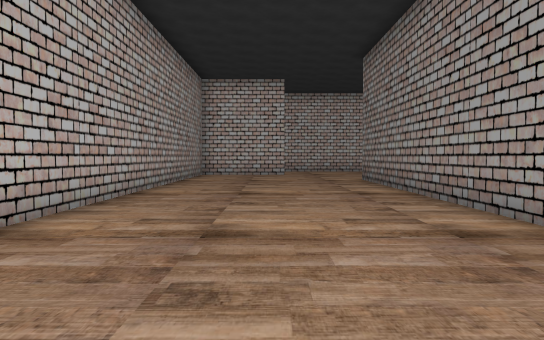
[1] (above)

24 first-person views from a walk through a Unity game level. The camera is 1.5 m above the floor, tilts 2° down and sees 70° across. The floor is counted in squares, 1.92 m on a side. Each view is taken from the middle of a square. On the plan, view 1 faces up. The plan holds only what a view shows up to about 12 squares ahead; the rest is blank. The place goes on beyond the plan. The player is left out.

[2]
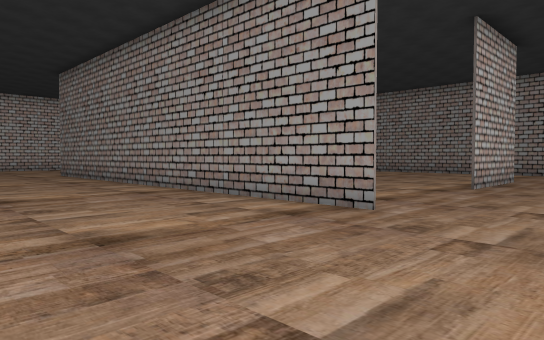

[3]
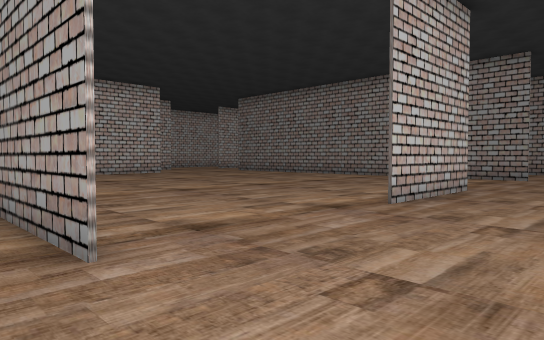

[4]
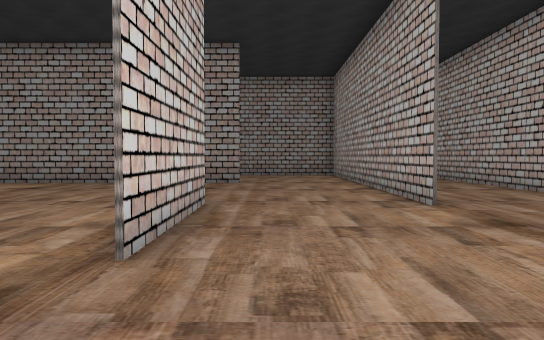

[5]
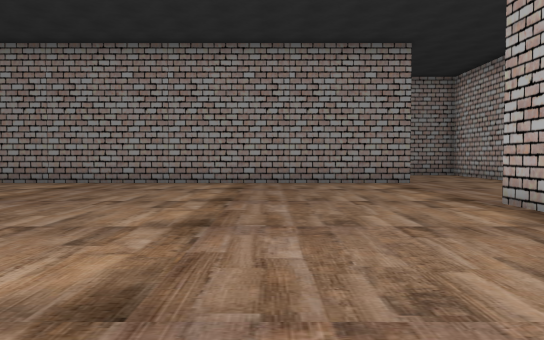

[6]
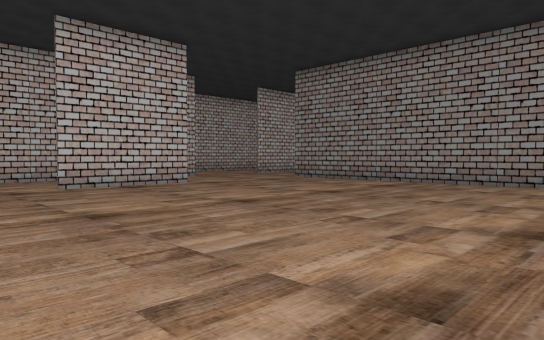

[7]
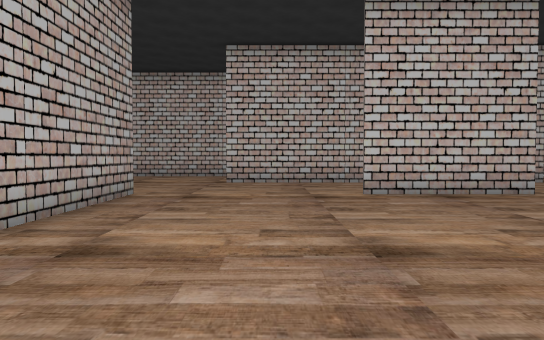

[8]
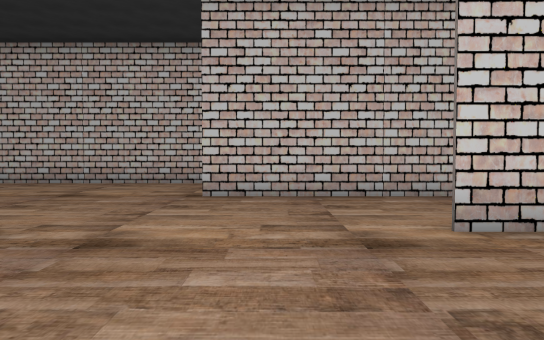

[9]
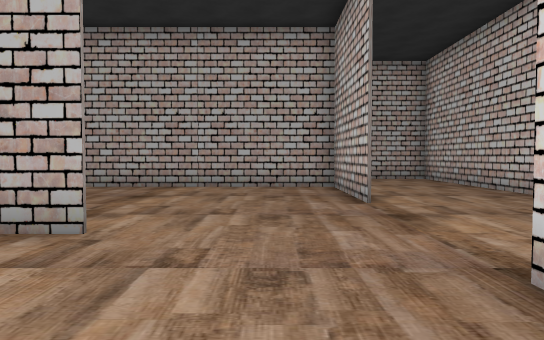

[10]
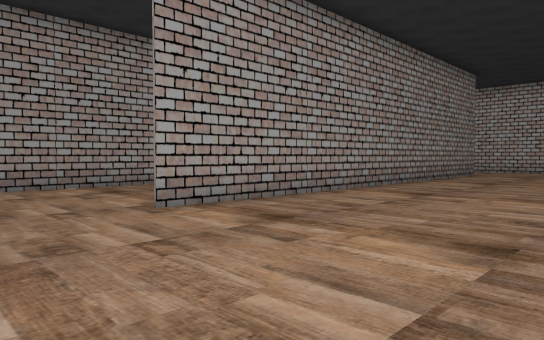

[11]
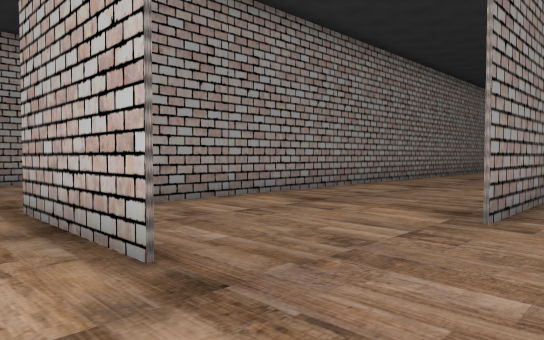

[12]
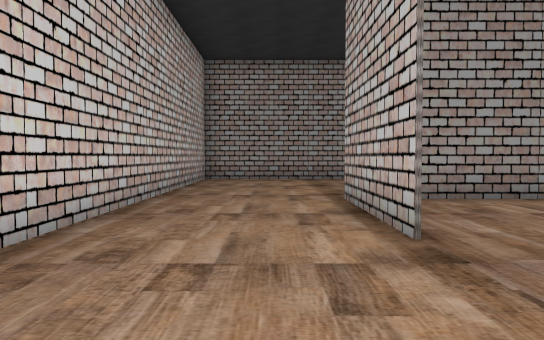

[13]
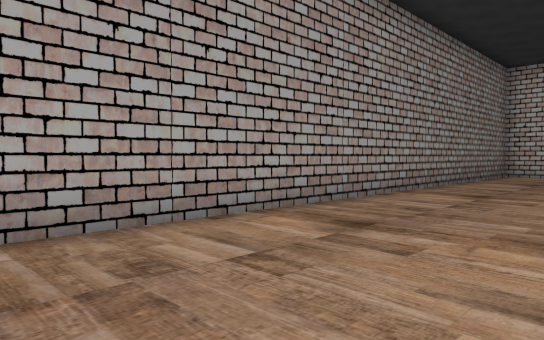

[14]
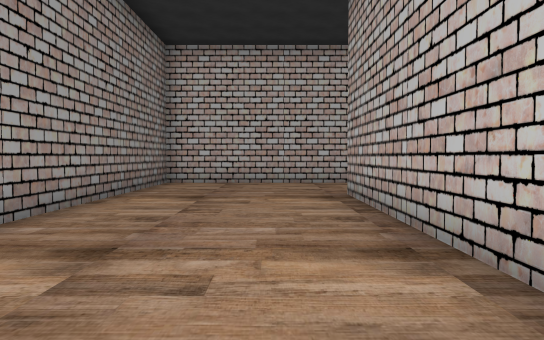

[15]
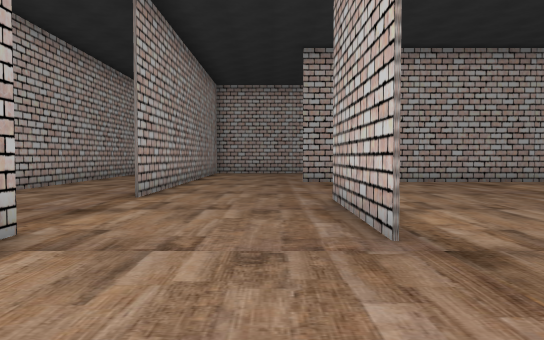

[16]
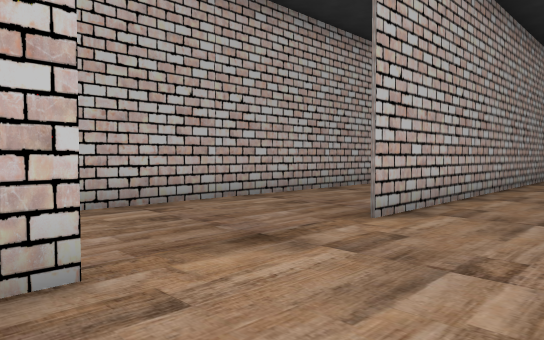

[17]
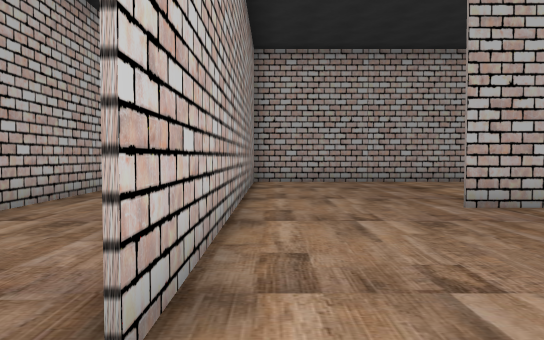

[18]
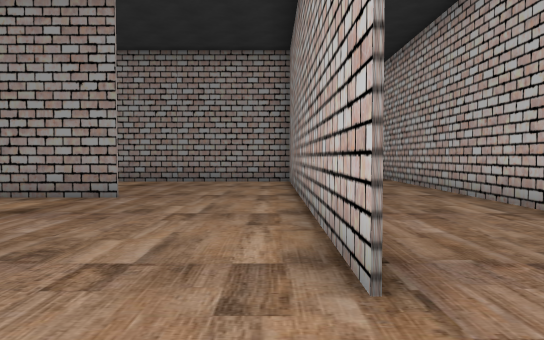

[19]
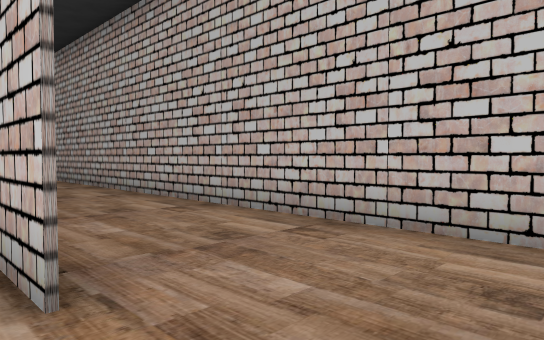

[20]
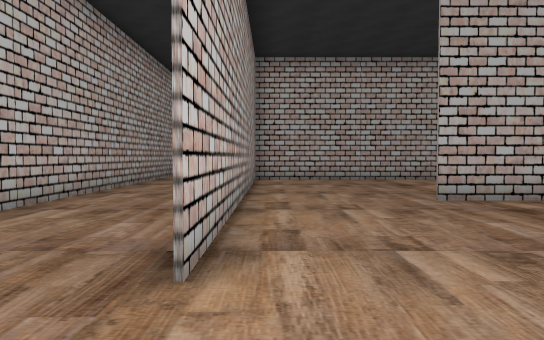

[21]
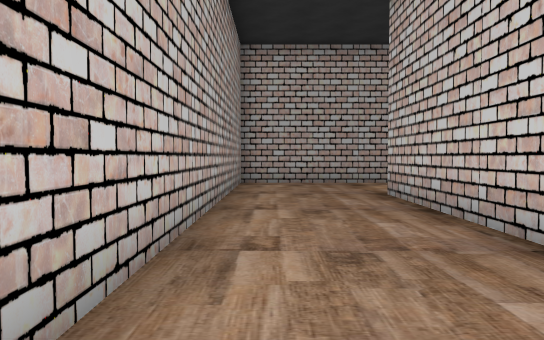

[22]
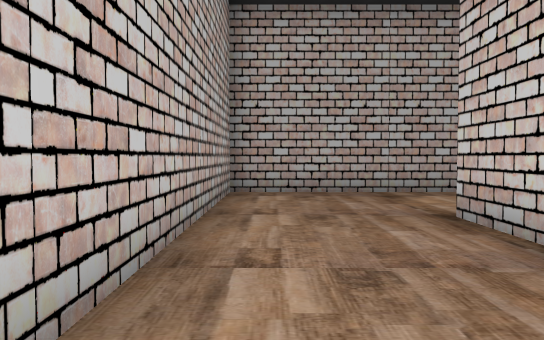

[23]
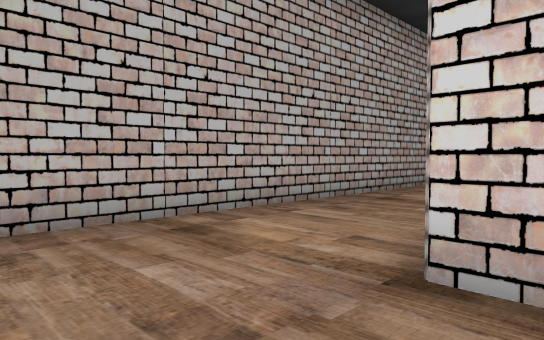

[24]
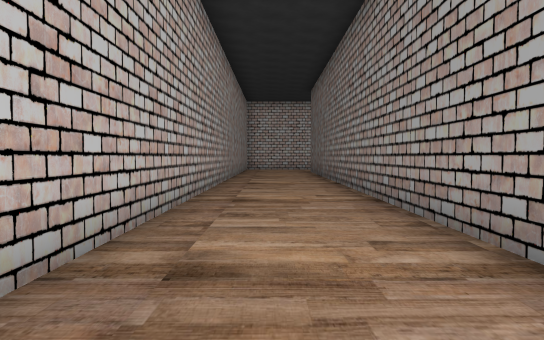

### Floor plan
Key: @ floor where view 1 was taken; # wall or solid block; . floor.
Columns run from 7 left of view 1 to 28 right of it. Each row starts with its distance up from view 1.
 20   ##########            ##########
 19   ..........           ...........
 18   ..........         .............
 17     ####....######   # ..####.....
 16     #............ . ........#......#
 15     #............  .........#      #
 14     #...........  ..........#
 13     #.....#....####....#....#
 12     #.....#............#....#
 11     #.....#............#....#
 10     #.....#............#....#
  9 #...#.....#............#....#
  8 #...#.....#............# ...#
  7 #...#.....#............# ...#
  6 #...#.....#............# ...#
  5 #...#.....#............#....#
  4 #...#.....#............#....#
  3 #...#.....#............#....#
  2 #...#.....#............#....#
  1 #...#.....#............#....#
  0 #...#..@..#............#....#
 -1 #...#.....#....####....#....#
 -2 #...#.......................#
 -3 #...#.......................#
 -4 #...#.......................#
 -5 #...###########....##########
 -6 #........................
 -7 #...........................
 -8 ##############################

Where each view was taken, in squares from view 1:
view 1: 0 up, 0 right, facing up
view 2: 4 down, 2 left, facing up-right
view 3: 4 down, 2 right, facing up-right
view 4: 2 down, 5 right, facing right
view 5: 3 up, 5 right, facing right
view 6: 3 up, 5 right, facing up-right
view 7: 5 up, 6 right, facing up
view 8: 9 up, 6 right, facing up
view 9: 15 up, 7 right, facing left
view 10: 16 up, 11 right, facing down-right
view 11: 18 up, 15 right, facing down-right
view 12: 18 up, 14 right, facing right
view 13: 12 up, 17 right, facing down-right
view 14: 7 up, 18 right, facing down
view 15: 2 down, 15 right, facing left
view 16: 2 down, 12 right, facing down-left
view 17: 4 down, 9 right, facing left
view 18: 4 down, 9 right, facing right
view 19: 4 down, 9 right, facing down-right
view 20: 4 down, 10 right, facing left
view 21: 7 down, 5 right, facing left
view 22: 7 down, 2 right, facing left
view 23: 7 down, 2 left, facing up-left
view 24: 3 down, 5 left, facing up
